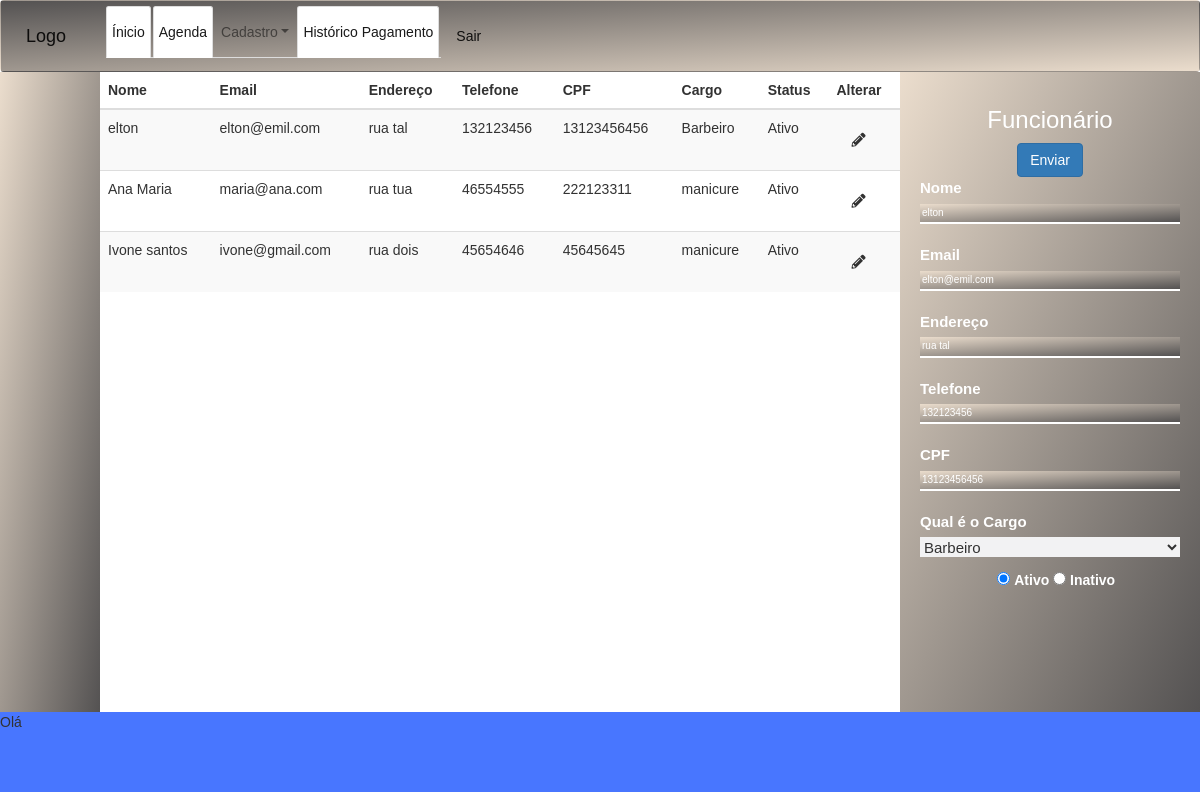
The app's page /alterar_funcionario/1 (signed in), older data.
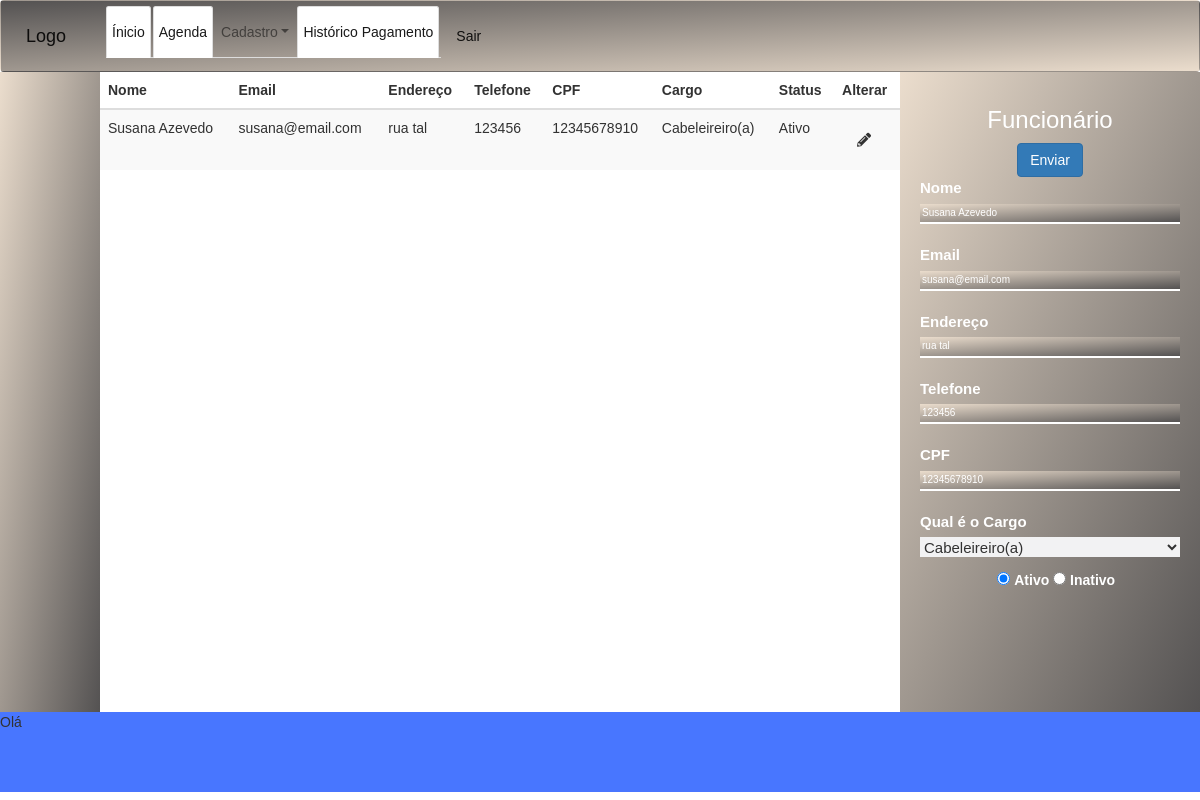
The same page, newer data.
### tables this page shows
CREATE TABLE funcionario (
    id_funcionario INTEGER PRIMARY KEY AUTOINCREMENT,
    id_cargo INTEGER NOT NULL,
    nome VARCHAR(50) NOT NULL,
    cpf VARCHAR(14) NOT NULL,
    email VARCHAR(50) NOT NULL,
    endereco VARCHAR(50) NOT NULL,
    telefone VARCHAR(12) NOT NULL,
    status VARCHAR(7) NOT NULL,
    UNIQUE(email),
    FOREIGN KEY (id_cargo) REFERENCES cargo(id_cargo)
);

CREATE TABLE cargo (
    id_cargo INTEGER PRIMARY KEY AUTOINCREMENT,
    nome_cargo VARCHAR(50) NOT NULL
);

### app.py (the view)
@app.route("/alterar_funcionario/<int:id_funcionario>", methods = ["GET"])
def alterar_funcionario_api(id_funcionario):
    logado = autenticar_login()
    if logado is None:
        return redirect("/")
    funcionario = db_consultar_funcionario(id_funcionario)
    cargos = db_listar_cargo()
    lista2 = db_historico_funcionario()
    if agendamento is None:
        return render_template("meu_agendamento.html", mensagem = f"Esse cliente não existe."), 404
    return render_template("alterar-funcionario.html",  funcionario = funcionario, cargos = cargos, funci = lista2)

### app.py (called while the page is built)
def autenticar_login():
    login = request.cookies.get("login", "")
    senha = request.cookies.get("senha", "")
    return db_fazer_login_admin(login, senha)

def row_to_dict(description, row):
    if row is None: return None
    d = {}
    for i in range(0, len(row)):
        d[description[i][0]] = row[i]
    return d

def rows_to_dict(description, rows):
    result = []
    for row in rows:
        result.append(row_to_dict(description, row))
    return result

def conectar():
    return sqlite3.connect('agenda.db')

def db_fazer_login_admin(email, senha):
    with closing(conectar()) as con, closing(con.cursor()) as cur:
        cur.execute("SELECT email, senha, nome FROM tb_admin WHERE email = ? AND senha = ?", [email, senha])
        return row_to_dict(cur.description, cur.fetchone())

def db_historico_funcionario():
    with closing(conectar()) as con, closing(con.cursor()) as cur:
        cur.execute("SELECT f.id_funcionario, f.nome, f.email, f.endereco, f.telefone, f.cpf, cg.nome_cargo, f.status FROM funcionario AS f inner join cargo As cg ON f.id_cargo = cg.id_cargo")
        return rows_to_dict(cur.description, cur.fetchall())

### templates/alterar-funcionario.html (shortened to what this page needs)
{%extends 'base_admin.html'%}
 {% block head%} {{super()}}
<link rel="stylesheet" type="text/css" href="/static/css/style-cad_funcionario.css">
<link rel="stylesheet" href="https://pro.fontawesome.com/releases/v5.10.0/css/all.css"/>
{% endblock head%}
{% block content %}
<table class="table table-striped">
  <thead>
      <tr>
          <th>Nome</th>
          <th>Email</th>
          <th>Endereço</th>
          <th>Telefone</th>
          <th>CPF</th>
          <th>Cargo</th>
          <th>Status</th>
          <th>Alterar</th>
      </tr>
  </thead>
  <tbody >
      {% for f in funci %}
      <tr>
          <td >{{f.nome}}</td>
          <td>{{f.email}}</td>
          <td>{{f.endereco}}</td>
          <td>{{f.telefone}}</td>
          <td>{{f.cpf}}</td>
          <td>{{f.nome_cargo}}</td>
          <td>{{f.status}}</td>
          <td><a href="/alterar_funcionario/{{f.id_funcionario}}"><i class="fas fa-pencil-alt"></i></a>
          </td>
      </tr>
  {% endfor %}
  </tbody>
</table>
{% endblock content %}
{% block formularios %}
  <div class="formulario">
      <form action="/edicao_funcionario/{{funcionario['id_funcionario']}}" method="POST" class="text-center form-contato" class="was-validated">
          <h3 class=" ">Funcionário</h3>
          <button type="submit" class="btn btn-primary">Enviar</button>
          <label for="id_nome" class="form-label">Nome</label>
          <input type="text" id="id_nome" placeholder="Nome*" autocomplete="off" required autofocus class="input-fun" name="nome" value = "{{funcionario['nome']}}">
          <label for="id_email" class="form-label">Email</label>
          <input type="email" id="id_email" placeholder="Email*" autocomplete="off" required autofocus class="input-fun" name="email" value = "{{funcionario['email']}}">
          <label for="id_endereco" class="form-label">Endereço</label>
          <input type="text" id="id_endereco" placeholder="Endereço* " autocomplete="off" required autofocus class="input-fun" name="endereco"value = "{{funcionario['endereco']}}">
          <label for="id_telefone" class="form-label">Telefone</label>
          <input type="tel" id="id_telefone" placeholder="Telefone* " autocomplete="off" required autofocus class="input-fun" name="telefone" value = "{{funcionario['telefone']}}">
          <label for="id_cpf" class="form-label">CPF</label>
          <input type="text" id="id_cpf" placeholder="CPF* " autocomplete="off" required autofocus class="input-fun" name="cpf" value = "{{funcionario['cpf']}}">
          <div class="mb-3">
              <label for="id_cargo" class="form-label">Qual é o Cargo </label>
              <select name="id_cargo" id="id_cargo">
                  {% for c in cargos %}
                      <option value="{{c['id_cargo']}}"{% if c['id_cargo'] == funcionario['id_cargo'] %}selected="selected"{% endif %}>{{c['nome_cargo']}}</option>
                  {% endfor %}
              </select>
          </div>
          <div class="form-check">
              <input type="radio" id="id_status" name="status" checked="yes" value="Ativo">
              <label class="form-check-label" for="exampleRadios1">
                Ativo
              </label>
              <input type="radio" id="id_status" name="status" value="Inativo">
              <label class="form-check-label" for="exampleRadios1">
                Inativo
              </label>
          </div>
      </form>
  </div>
{% endblock formularios %}

Row changes from the older to the newer data that the page shows:
removed funcionario: nome "Ana Maria", email "maria@ana.com", endereco "rua tua", telefone "46554555", cpf "222123311", nome_cargo "manicure", status "Ativo"
removed funcionario: nome "Ivone santos", email "ivone@gmail.com", endereco "rua dois", telefone "45654646", cpf "45645645", nome_cargo "manicure", status "Ativo"
changed funcionario "rua tal": nome "elton" → "Susana Azevedo"; email "elton@emil.com" → "susana@email.com"; telefone "132123456" → "123456"; cpf "13123456456" → "12345678910"; nome_cargo "Barbeiro" → "Cabeleireiro(a)"
Text that changed along with them:
form field id_cargo: "Barbeiro" → "Cabeleireiro(a)"
